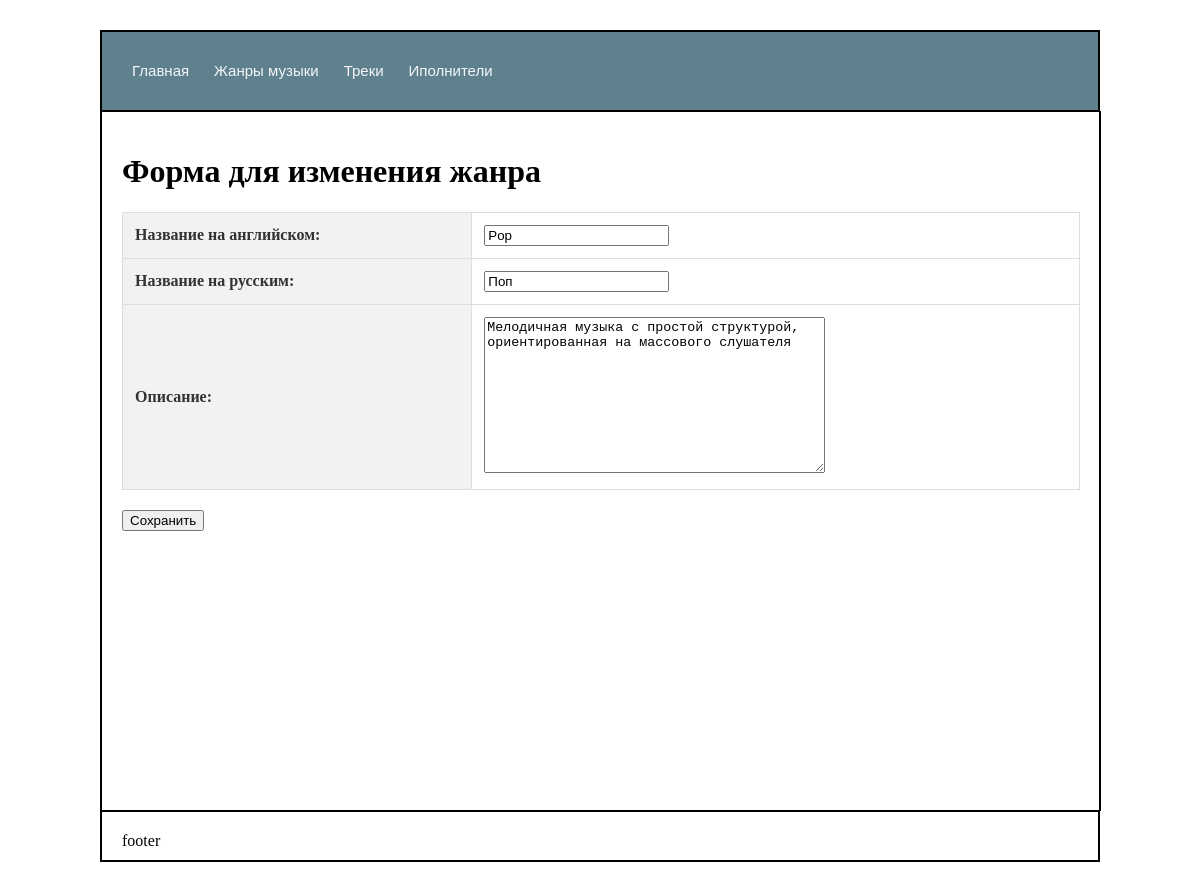
Page /edit_genre/1 on the committed database.
### main/models.py (models this page shows)
class Genre(models.Model):
    name_en = models.CharField(max_length=500)
    name_ru = models.CharField(max_length=500)
    description = models.TextField()
    def __str__(self):
        return self.name_en

### main/views.py (the view)
# urls.py: path('edit_genre/<int:id_genre>', views.edit_genre),
def edit_genre(request, id_genre):
    g = Genre.objects.get(id=id_genre)
    print(g)
    if request.method == "POST":
        genre = GenreForm(request.POST, instance=g)
        if genre.is_valid():
            genre.save()
        return redirect('/genres')
    else:
        genreform = GenreForm(instance=g)
        return render(request, "update_genre.html", {'form': genreform})

### main/forms.py
class GenreForm(forms.ModelForm):
    class Meta:
        model = Genre
        fields = ['name_en', 'name_ru', 'description']
        labels = {
            'name_en': 'Название на английском',
            'name_ru': 'Название на русским',
            'description': 'Описание',
        }

### main/templates/update_genre.html (shortened to what this page needs)
{% extends "base.html" %}
{% block content %}
    <h1>Форма для изменения жанра</h1>
    <form method="POST">
        <table>
            {{ form.as_table }}
        </table>
        <input type="submit" value="Сохранить" >
    </form>
{% endblock content %}

### main/static/styles.css (style rules this page uses)
* { box-sizing: border-box; }
table { width: 100%; border-collapse: collapse; margin-bottom: 20px; }
table th, table td { border: 1px solid #ddd; padding: 12px; text-align: left; }
table th { background-color: #f2f2f2; color: #333; }

### rows in the picture
Genre: name_en "Pop", name_ru "Поп", description "Мелодичная музыка с простой структурой, ориентированная на массового слушателя"
